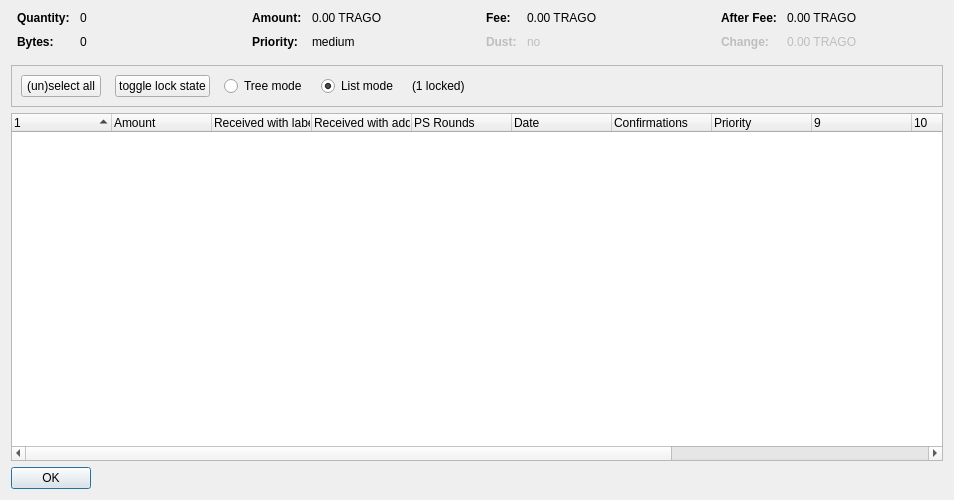
<?xml version="1.0" encoding="UTF-8"?>
<ui version="4.0">
 <class>CoinControlDialog</class>
 <widget class="QDialog" name="CoinControlDialog">
  <property name="geometry">
   <rect>
    <x>0</x>
    <y>0</y>
    <width>954</width>
    <height>500</height>
   </rect>
  </property>
  <property name="windowTitle">
   <string>Coin Selection</string>
  </property>
  <layout class="QVBoxLayout" name="verticalLayout">
   <item>
    <layout class="QHBoxLayout" name="horizontalLayoutTop" stretch="0,0,0,0">
     <property name="topMargin">
      <number>0</number>
     </property>
     <property name="bottomMargin">
      <number>10</number>
     </property>
     <item>
      <layout class="QFormLayout" name="formLayoutCoinControl1">
       <property name="horizontalSpacing">
        <number>10</number>
       </property>
       <property name="verticalSpacing">
        <number>10</number>
       </property>
       <property name="leftMargin">
        <number>6</number>
       </property>
       <property name="rightMargin">
        <number>6</number>
       </property>
       <item row="0" column="0">
        <widget class="QLabel" name="labelCoinControlQuantityText">
         <property name="font">
          <font>
           <weight>75</weight>
           <bold>true</bold>
          </font>
         </property>
         <property name="text">
          <string>Quantity:</string>
         </property>
        </widget>
       </item>
       <item row="0" column="1">
        <widget class="QLabel" name="labelCoinControlQuantity">
         <property name="cursor">
          <cursorShape>IBeamCursor</cursorShape>
         </property>
         <property name="contextMenuPolicy">
          <enum>Qt::ActionsContextMenu</enum>
         </property>
         <property name="text">
          <string notr="true">0</string>
         </property>
         <property name="textInteractionFlags">
          <set>Qt::LinksAccessibleByMouse|Qt::TextSelectableByKeyboard|Qt::TextSelectableByMouse</set>
         </property>
        </widget>
       </item>
       <item row="1" column="0">
        <widget class="QLabel" name="labelCoinControlBytesText">
         <property name="font">
          <font>
           <weight>75</weight>
           <bold>true</bold>
          </font>
         </property>
         <property name="text">
          <string>Bytes:</string>
         </property>
        </widget>
       </item>
       <item row="1" column="1">
        <widget class="QLabel" name="labelCoinControlBytes">
         <property name="cursor">
          <cursorShape>IBeamCursor</cursorShape>
         </property>
         <property name="contextMenuPolicy">
          <enum>Qt::ActionsContextMenu</enum>
         </property>
         <property name="text">
          <string notr="true">0</string>
         </property>
         <property name="textInteractionFlags">
          <set>Qt::LinksAccessibleByMouse|Qt::TextSelectableByKeyboard|Qt::TextSelectableByMouse</set>
         </property>
        </widget>
       </item>
      </layout>
     </item>
     <item>
      <layout class="QFormLayout" name="formLayoutCoinControl2">
       <property name="horizontalSpacing">
        <number>10</number>
       </property>
       <property name="verticalSpacing">
        <number>10</number>
       </property>
       <property name="leftMargin">
        <number>6</number>
       </property>
       <property name="rightMargin">
        <number>6</number>
       </property>
       <item row="0" column="0">
        <widget class="QLabel" name="labelCoinControlAmountText">
         <property name="font">
          <font>
           <weight>75</weight>
           <bold>true</bold>
          </font>
         </property>
         <property name="text">
          <string>Amount:</string>
         </property>
        </widget>
       </item>
       <item row="0" column="1">
        <widget class="QLabel" name="labelCoinControlAmount">
         <property name="cursor">
          <cursorShape>IBeamCursor</cursorShape>
         </property>
         <property name="contextMenuPolicy">
          <enum>Qt::ActionsContextMenu</enum>
         </property>
         <property name="text">
          <string notr="true">0.00 TRAGO</string>
         </property>
         <property name="textInteractionFlags">
          <set>Qt::LinksAccessibleByMouse|Qt::TextSelectableByKeyboard|Qt::TextSelectableByMouse</set>
         </property>
        </widget>
       </item>
       <item row="1" column="0">
        <widget class="QLabel" name="labelCoinControlPriorityText">
         <property name="font">
          <font>
           <weight>75</weight>
           <bold>true</bold>
          </font>
         </property>
         <property name="text">
          <string>Priority:</string>
         </property>
        </widget>
       </item>
       <item row="1" column="1">
        <widget class="QLabel" name="labelCoinControlPriority">
         <property name="cursor">
          <cursorShape>IBeamCursor</cursorShape>
         </property>
         <property name="contextMenuPolicy">
          <enum>Qt::ActionsContextMenu</enum>
         </property>
         <property name="text">
          <string>medium</string>
         </property>
         <property name="textInteractionFlags">
          <set>Qt::LinksAccessibleByMouse|Qt::TextSelectableByKeyboard|Qt::TextSelectableByMouse</set>
         </property>
        </widget>
       </item>
      </layout>
     </item>
     <item>
      <layout class="QFormLayout" name="formLayoutCoinControl3">
       <property name="horizontalSpacing">
        <number>10</number>
       </property>
       <property name="verticalSpacing">
        <number>10</number>
       </property>
       <property name="leftMargin">
        <number>6</number>
       </property>
       <property name="rightMargin">
        <number>6</number>
       </property>
       <item row="0" column="0">
        <widget class="QLabel" name="labelCoinControlFeeText">
         <property name="font">
          <font>
           <weight>75</weight>
           <bold>true</bold>
          </font>
         </property>
         <property name="text">
          <string>Fee:</string>
         </property>
        </widget>
       </item>
       <item row="0" column="1">
        <widget class="QLabel" name="labelCoinControlFee">
         <property name="cursor">
          <cursorShape>IBeamCursor</cursorShape>
         </property>
         <property name="contextMenuPolicy">
          <enum>Qt::ActionsContextMenu</enum>
         </property>
         <property name="text">
          <string notr="true">0.00 TRAGO</string>
         </property>
         <property name="textInteractionFlags">
          <set>Qt::LinksAccessibleByMouse|Qt::TextSelectableByKeyboard|Qt::TextSelectableByMouse</set>
         </property>
        </widget>
       </item>
       <item row="1" column="0">
        <widget class="QLabel" name="labelCoinControlLowOutputText">
         <property name="enabled">
          <bool>false</bool>
         </property>
         <property name="font">
          <font>
           <weight>75</weight>
           <bold>true</bold>
          </font>
         </property>
         <property name="text">
          <string>Dust:</string>
         </property>
        </widget>
       </item>
       <item row="1" column="1">
        <widget class="QLabel" name="labelCoinControlLowOutput">
         <property name="enabled">
          <bool>false</bool>
         </property>
         <property name="cursor">
          <cursorShape>IBeamCursor</cursorShape>
         </property>
         <property name="contextMenuPolicy">
          <enum>Qt::ActionsContextMenu</enum>
         </property>
         <property name="text">
          <string>no</string>
         </property>
         <property name="textInteractionFlags">
          <set>Qt::LinksAccessibleByMouse|Qt::TextSelectableByKeyboard|Qt::TextSelectableByMouse</set>
         </property>
        </widget>
       </item>
      </layout>
     </item>
     <item>
      <layout class="QFormLayout" name="formLayoutCoinControl4">
       <property name="horizontalSpacing">
        <number>10</number>
       </property>
       <property name="verticalSpacing">
        <number>10</number>
       </property>
       <property name="leftMargin">
        <number>6</number>
       </property>
       <property name="rightMargin">
        <number>6</number>
       </property>
       <item row="0" column="0">
        <widget class="QLabel" name="labelCoinControlAfterFeeText">
         <property name="font">
          <font>
           <weight>75</weight>
           <bold>true</bold>
          </font>
         </property>
         <property name="text">
          <string>After Fee:</string>
         </property>
        </widget>
       </item>
       <item row="0" column="1">
        <widget class="QLabel" name="labelCoinControlAfterFee">
         <property name="cursor">
          <cursorShape>IBeamCursor</cursorShape>
         </property>
         <property name="contextMenuPolicy">
          <enum>Qt::ActionsContextMenu</enum>
         </property>
         <property name="text">
          <string notr="true">0.00 TRAGO</string>
         </property>
         <property name="textInteractionFlags">
          <set>Qt::LinksAccessibleByMouse|Qt::TextSelectableByKeyboard|Qt::TextSelectableByMouse</set>
         </property>
        </widget>
       </item>
       <item row="1" column="0">
        <widget class="QLabel" name="labelCoinControlChangeText">
         <property name="enabled">
          <bool>false</bool>
         </property>
         <property name="font">
          <font>
           <weight>75</weight>
           <bold>true</bold>
          </font>
         </property>
         <property name="text">
          <string>Change:</string>
         </property>
        </widget>
       </item>
       <item row="1" column="1">
        <widget class="QLabel" name="labelCoinControlChange">
         <property name="enabled">
          <bool>false</bool>
         </property>
         <property name="cursor">
          <cursorShape>IBeamCursor</cursorShape>
         </property>
         <property name="contextMenuPolicy">
          <enum>Qt::ActionsContextMenu</enum>
         </property>
         <property name="text">
          <string notr="true">0.00 TRAGO</string>
         </property>
         <property name="textInteractionFlags">
          <set>Qt::LinksAccessibleByMouse|Qt::TextSelectableByKeyboard|Qt::TextSelectableByMouse</set>
         </property>
        </widget>
       </item>
      </layout>
     </item>
    </layout>
   </item>
   <item>
    <widget class="QFrame" name="frame">
     <property name="minimumSize">
      <size>
       <width>0</width>
       <height>40</height>
      </size>
     </property>
     <property name="frameShape">
      <enum>QFrame::StyledPanel</enum>
     </property>
     <property name="frameShadow">
      <enum>QFrame::Sunken</enum>
     </property>
     <layout class="QHBoxLayout" name="horizontalLayout">
      <item>
       <layout class="QHBoxLayout" name="horizontalLayoutPanel" stretch="0,0,0,0,0,0">
        <property name="spacing">
         <number>14</number>
        </property>
        <item>
         <widget class="QPushButton" name="pushButtonSelectAll">
          <property name="sizePolicy">
           <sizepolicy hsizetype="Maximum" vsizetype="Fixed">
            <horstretch>0</horstretch>
            <verstretch>0</verstretch>
           </sizepolicy>
          </property>
          <property name="text">
           <string>(un)select all</string>
          </property>
          <property name="autoDefault">
           <bool>false</bool>
          </property>
         </widget>
        </item>
        <item>
         <widget class="QPushButton" name="pushButtonToggleLock">
          <property name="sizePolicy">
           <sizepolicy hsizetype="Maximum" vsizetype="Fixed">
            <horstretch>0</horstretch>
            <verstretch>0</verstretch>
           </sizepolicy>
          </property>
          <property name="text">
           <string>toggle lock state</string>
          </property>
          <property name="autoDefault">
           <bool>false</bool>
          </property>
         </widget>
        </item>
        <item>
         <widget class="QRadioButton" name="radioTreeMode">
          <property name="sizePolicy">
           <sizepolicy hsizetype="Maximum" vsizetype="Fixed">
            <horstretch>0</horstretch>
            <verstretch>0</verstretch>
           </sizepolicy>
          </property>
          <property name="text">
           <string>Tree mode</string>
          </property>
         </widget>
        </item>
        <item>
         <widget class="QRadioButton" name="radioListMode">
          <property name="sizePolicy">
           <sizepolicy hsizetype="Maximum" vsizetype="Fixed">
            <horstretch>0</horstretch>
            <verstretch>0</verstretch>
           </sizepolicy>
          </property>
          <property name="text">
           <string>List mode</string>
          </property>
          <property name="checked">
           <bool>true</bool>
          </property>
         </widget>
        </item>
        <item>
         <widget class="QLabel" name="labelLocked">
          <property name="text">
           <string>(1 locked)</string>
          </property>
         </widget>
        </item>
        <item>
         <spacer name="horizontalSpacer">
          <property name="orientation">
           <enum>Qt::Horizontal</enum>
          </property>
          <property name="sizeHint" stdset="0">
           <size>
            <width>40</width>
            <height>20</height>
           </size>
          </property>
         </spacer>
        </item>
       </layout>
      </item>
     </layout>
    </widget>
   </item>
   <item>
    <widget class="CoinControlTreeWidget" name="treeWidget">
     <property name="contextMenuPolicy">
      <enum>Qt::CustomContextMenu</enum>
     </property>
     <property name="sortingEnabled">
      <bool>false</bool>
     </property>
     <property name="columnCount">
      <number>13</number>
     </property>
     <attribute name="headerShowSortIndicator" stdset="0">
      <bool>true</bool>
     </attribute>
     <attribute name="headerStretchLastSection">
      <bool>false</bool>
     </attribute>
     <column>
      <property name="text">
       <string/>
      </property>
     </column>
     <column>
      <property name="text">
       <string>Amount</string>
      </property>
     </column>
     <column>
      <property name="text">
       <string>Received with label</string>
      </property>
     </column>
     <column>
      <property name="text">
       <string>Received with address</string>
      </property>
     </column>
     <column>
      <property name="text">
       <string>PS Rounds</string>
      </property>
     </column>
     <column>
      <property name="text">
       <string>Date</string>
      </property>
     </column>
     <column>
      <property name="text">
       <string>Confirmations</string>
      </property>
      <property name="toolTip">
       <string>Confirmed</string>
      </property>
     </column>
     <column>
      <property name="text">
       <string>Priority</string>
      </property>
     </column>
     <column>
      <property name="text">
       <string/>
      </property>
     </column>
     <column>
      <property name="text">
       <string/>
      </property>
     </column>
     <column>
      <property name="text">
       <string/>
      </property>
     </column>
     <column>
      <property name="text">
       <string/>
      </property>
     </column>
     <column>
      <property name="text">
       <string/>
      </property>
     </column>
    </widget>
   </item>
   <item>
    <widget class="QDialogButtonBox" name="buttonBox">
     <property name="sizePolicy">
      <sizepolicy hsizetype="Maximum" vsizetype="Fixed">
       <horstretch>0</horstretch>
       <verstretch>0</verstretch>
      </sizepolicy>
     </property>
     <property name="orientation">
      <enum>Qt::Horizontal</enum>
     </property>
     <property name="standardButtons">
      <set>QDialogButtonBox::Ok</set>
     </property>
    </widget>
   </item>
  </layout>
 </widget>
 <customwidgets>
  <customwidget>
   <class>CoinControlTreeWidget</class>
   <extends>QTreeWidget</extends>
   <header>coincontroltreewidget.h</header>
  </customwidget>
 </customwidgets>
 <resources/>
 <connections/>
</ui>
